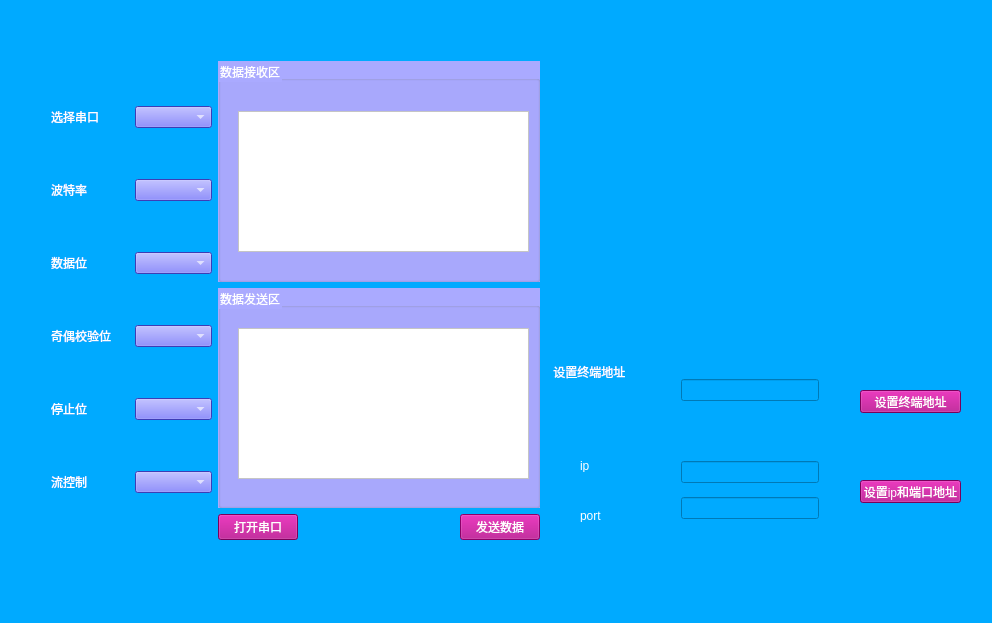
<?xml version="1.0" encoding="UTF-8"?>
<ui version="4.0">
 <class>Chuan</class>
 <widget class="QWidget" name="Chuan">
  <property name="geometry">
   <rect>
    <x>0</x>
    <y>0</y>
    <width>992</width>
    <height>623</height>
   </rect>
  </property>
  <property name="windowTitle">
   <string>Chuan</string>
  </property>
  <property name="styleSheet">
   <string notr="true">QWidget{background-color: rgb(85, 255, 255);
  color: rgb(0, 0, 0);
color: rgb(255, 255, 255);
  font: 75 9pt &quot;ADMUI3Lg&quot;;
  background-color: rgb(170, 85, 255);
  font: 8pt &quot;ADMUI3Lg&quot;;
  font: italic 9pt &quot;Adobe 黑体 Std R&quot;;
  background-color: rgb(85, 0, 255);
  background-color: rgb(85, 255, 0);
  background-color: rgb(0, 170, 255);
}
QComboBox{
background-color: rgb(170, 85, 127);
  border-color: rgb(0, 170, 255);
  background-color: rgb(85, 85, 255);
}

QPushButton{
background-color: rgb(170, 0, 127);

}

QGroupBox{
background-color: rgb(170, 170, 255);
}

QTextEdit{
background-color: rgb(255, 255, 255);
  color: rgb(0, 0, 0);

}</string>
  </property>
  <widget class="QWidget" name="layoutWidget">
   <property name="geometry">
    <rect>
     <x>40</x>
     <y>50</y>
     <width>511</width>
     <height>501</height>
    </rect>
   </property>
   <layout class="QGridLayout" name="gridLayout" columnstretch="1,2" columnminimumwidth="1,1">
    <item row="0" column="0">
     <layout class="QVBoxLayout" name="verticalLayout_2">
      <item>
       <layout class="QHBoxLayout" name="horizontalLayout_3" stretch="1,1">
        <item>
         <widget class="QLabel" name="label">
          <property name="text">
           <string>选择串口 </string>
          </property>
         </widget>
        </item>
        <item>
         <widget class="QComboBox" name="cmbPortName"/>
        </item>
       </layout>
      </item>
      <item>
       <layout class="QHBoxLayout" name="horizontalLayout_4">
        <item>
         <widget class="QLabel" name="label_2">
          <property name="text">
           <string>波特率  </string>
          </property>
         </widget>
        </item>
        <item>
         <widget class="QComboBox" name="cmbBaudRate"/>
        </item>
       </layout>
      </item>
      <item>
       <layout class="QHBoxLayout" name="horizontalLayout_5">
        <item>
         <widget class="QLabel" name="label_3">
          <property name="text">
           <string>数据位  </string>
          </property>
         </widget>
        </item>
        <item>
         <widget class="QComboBox" name="cmbDataBits"/>
        </item>
       </layout>
      </item>
      <item>
       <layout class="QHBoxLayout" name="horizontalLayout_6">
        <item>
         <widget class="QLabel" name="label_4">
          <property name="text">
           <string>奇偶校验位</string>
          </property>
         </widget>
        </item>
        <item>
         <widget class="QComboBox" name="cmbParity">
          <property name="styleSheet">
           <string notr="true">QCombo Box{
background-color: rgb(85, 170, 255);


}</string>
          </property>
         </widget>
        </item>
       </layout>
      </item>
      <item>
       <layout class="QHBoxLayout" name="horizontalLayout_7">
        <item>
         <widget class="QLabel" name="label_5">
          <property name="text">
           <string>停止位  </string>
          </property>
         </widget>
        </item>
        <item>
         <widget class="QComboBox" name="cmbStopBits"/>
        </item>
       </layout>
      </item>
      <item>
       <layout class="QHBoxLayout" name="horizontalLayout_8">
        <item>
         <widget class="QLabel" name="label_6">
          <property name="text">
           <string>流控制  </string>
          </property>
         </widget>
        </item>
        <item>
         <widget class="QComboBox" name="comboBox_6"/>
        </item>
       </layout>
      </item>
     </layout>
    </item>
    <item row="0" column="1">
     <layout class="QVBoxLayout" name="verticalLayout" stretch="3,3,1">
      <item>
       <widget class="QGroupBox" name="groupBox">
        <property name="title">
         <string>数据接收区</string>
        </property>
        <widget class="QTextEdit" name="teReceiveData">
         <property name="geometry">
          <rect>
           <x>20</x>
           <y>50</y>
           <width>291</width>
           <height>141</height>
          </rect>
         </property>
        </widget>
       </widget>
      </item>
      <item>
       <widget class="QGroupBox" name="groupBox_2">
        <property name="title">
         <string>数据发送区</string>
        </property>
        <widget class="QTextEdit" name="teSendData">
         <property name="geometry">
          <rect>
           <x>20</x>
           <y>40</y>
           <width>291</width>
           <height>151</height>
          </rect>
         </property>
        </widget>
       </widget>
      </item>
      <item>
       <layout class="QHBoxLayout" name="horizontalLayout_2">
        <item>
         <layout class="QHBoxLayout" name="horizontalLayout">
          <item>
           <widget class="QPushButton" name="btnOpen">
            <property name="text">
             <string>打开串口</string>
            </property>
           </widget>
          </item>
          <item>
           <spacer name="horizontalSpacer">
            <property name="orientation">
             <enum>Qt::Horizontal</enum>
            </property>
            <property name="sizeHint" stdset="0">
             <size>
              <width>40</width>
              <height>20</height>
             </size>
            </property>
           </spacer>
          </item>
          <item>
           <widget class="QPushButton" name="btnSend">
            <property name="enabled">
             <bool>false</bool>
            </property>
            <property name="text">
             <string>发送数据</string>
            </property>
           </widget>
          </item>
         </layout>
        </item>
       </layout>
      </item>
     </layout>
    </item>
   </layout>
  </widget>
  <widget class="QLabel" name="label_7">
   <property name="geometry">
    <rect>
     <x>580</x>
     <y>460</y>
     <width>54</width>
     <height>12</height>
    </rect>
   </property>
   <property name="text">
    <string>ip</string>
   </property>
  </widget>
  <widget class="QLabel" name="label_8">
   <property name="geometry">
    <rect>
     <x>580</x>
     <y>510</y>
     <width>54</width>
     <height>12</height>
    </rect>
   </property>
   <property name="text">
    <string>port</string>
   </property>
  </widget>
  <widget class="QWidget" name="verticalLayoutWidget">
   <property name="geometry">
    <rect>
     <x>670</x>
     <y>450</y>
     <width>160</width>
     <height>80</height>
    </rect>
   </property>
   <layout class="QVBoxLayout" name="verticalLayout_3">
    <item>
     <widget class="QLineEdit" name="ip"/>
    </item>
    <item>
     <spacer name="verticalSpacer">
      <property name="orientation">
       <enum>Qt::Vertical</enum>
      </property>
      <property name="sizeHint" stdset="0">
       <size>
        <width>20</width>
        <height>40</height>
       </size>
      </property>
     </spacer>
    </item>
    <item>
     <widget class="QLineEdit" name="port"/>
    </item>
   </layout>
  </widget>
  <widget class="QPushButton" name="ipbtn">
   <property name="geometry">
    <rect>
     <x>860</x>
     <y>480</y>
     <width>101</width>
     <height>23</height>
    </rect>
   </property>
   <property name="text">
    <string>设置ip和端口地址</string>
   </property>
  </widget>
  <widget class="QWidget" name="verticalLayoutWidget_2">
   <property name="geometry">
    <rect>
     <x>670</x>
     <y>350</y>
     <width>160</width>
     <height>80</height>
    </rect>
   </property>
   <layout class="QVBoxLayout" name="verticalLayout_4">
    <item>
     <widget class="QLineEdit" name="macaddr"/>
    </item>
   </layout>
  </widget>
  <widget class="QLabel" name="label_9">
   <property name="geometry">
    <rect>
     <x>550</x>
     <y>361</y>
     <width>111</width>
     <height>21</height>
    </rect>
   </property>
   <property name="text">
    <string> 设置终端地址</string>
   </property>
  </widget>
  <widget class="QPushButton" name="macbtn">
   <property name="geometry">
    <rect>
     <x>860</x>
     <y>390</y>
     <width>101</width>
     <height>23</height>
    </rect>
   </property>
   <property name="text">
    <string>设置终端地址</string>
   </property>
  </widget>
  <zorder>layoutWidget</zorder>
  <zorder>label_7</zorder>
  <zorder>label_8</zorder>
  <zorder>verticalLayoutWidget</zorder>
  <zorder>ipbtn</zorder>
  <zorder>verticalLayoutWidget_2</zorder>
  <zorder>label_9</zorder>
  <zorder>macbtn</zorder>
  <zorder>verticalSpacer</zorder>
 </widget>
 <layoutdefault spacing="6" margin="11"/>
 <resources/>
 <connections/>
</ui>
